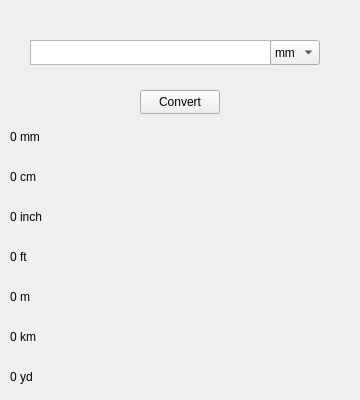
    <widget class="QWidget" name="page_3">
     <widget class="QLabel" name="label_12">
      <property name="geometry">
       <rect>
        <x>10</x>
        <y>130</y>
        <width>341</width>
        <height>21</height>
       </rect>
      </property>
      <property name="lineWidth">
       <number>0</number>
      </property>
      <property name="text">
       <string>0 mm</string>
      </property>
      <property name="alignment">
       <set>Qt::AlignLeading|Qt::AlignLeft|Qt::AlignTop</set>
      </property>
      <property name="margin">
       <number>2</number>
      </property>
      <property name="indent">
       <number>-1</number>
      </property>
     </widget>
     <widget class="QLabel" name="label_13">
      <property name="geometry">
       <rect>
        <x>10</x>
        <y>170</y>
        <width>341</width>
        <height>21</height>
       </rect>
      </property>
      <property name="lineWidth">
       <number>0</number>
      </property>
      <property name="text">
       <string>0 cm</string>
      </property>
      <property name="alignment">
       <set>Qt::AlignLeading|Qt::AlignLeft|Qt::AlignTop</set>
      </property>
      <property name="margin">
       <number>2</number>
      </property>
      <property name="indent">
       <number>-1</number>
      </property>
     </widget>
     <widget class="QLabel" name="label_14">
      <property name="geometry">
       <rect>
        <x>10</x>
        <y>210</y>
        <width>341</width>
        <height>21</height>
       </rect>
      </property>
      <property name="lineWidth">
       <number>0</number>
      </property>
      <property name="text">
       <string>0 inch</string>
      </property>
      <property name="alignment">
       <set>Qt::AlignLeading|Qt::AlignLeft|Qt::AlignTop</set>
      </property>
      <property name="margin">
       <number>2</number>
      </property>
      <property name="indent">
       <number>-1</number>
      </property>
     </widget>
     <widget class="QLabel" name="label_15">
      <property name="geometry">
       <rect>
        <x>10</x>
        <y>250</y>
        <width>341</width>
        <height>21</height>
       </rect>
      </property>
      <property name="lineWidth">
       <number>0</number>
      </property>
      <property name="text">
       <string>0 ft</string>
      </property>
      <property name="alignment">
       <set>Qt::AlignLeading|Qt::AlignLeft|Qt::AlignTop</set>
      </property>
      <property name="margin">
       <number>2</number>
      </property>
      <property name="indent">
       <number>-1</number>
      </property>
     </widget>
     <widget class="QLabel" name="label_16">
      <property name="geometry">
       <rect>
        <x>10</x>
        <y>290</y>
        <width>341</width>
        <height>20</height>
       </rect>
      </property>
      <property name="lineWidth">
       <number>0</number>
      </property>
      <property name="text">
       <string>0 m</string>
      </property>
      <property name="alignment">
       <set>Qt::AlignLeading|Qt::AlignLeft|Qt::AlignTop</set>
      </property>
      <property name="margin">
       <number>2</number>
      </property>
      <property name="indent">
       <number>-1</number>
      </property>
     </widget>
     <widget class="QLabel" name="label_17">
      <property name="geometry">
       <rect>
        <x>10</x>
        <y>330</y>
        <width>341</width>
        <height>21</height>
       </rect>
      </property>
      <property name="lineWidth">
       <number>0</number>
      </property>
      <property name="text">
       <string>0 km</string>
      </property>
      <property name="alignment">
       <set>Qt::AlignLeading|Qt::AlignLeft|Qt::AlignTop</set>
      </property>
      <property name="margin">
       <number>2</number>
      </property>
      <property name="indent">
       <number>-1</number>
      </property>
     </widget>
     <widget class="QPlainTextEdit" name="plainTextEdit_2">
      <property name="geometry">
       <rect>
        <x>30</x>
        <y>40</y>
        <width>241</width>
        <height>25</height>
       </rect>
      </property>
      <property name="font">
       <font>
        <family>Segoe UI</family>
        <pointsize>9</pointsize>
        <bold>true</bold>
       </font>
      </property>
      <property name="verticalScrollBarPolicy">
       <enum>Qt::ScrollBarAlwaysOff</enum>
      </property>
      <property name="horizontalScrollBarPolicy">
       <enum>Qt::ScrollBarAlwaysOff</enum>
      </property>
      <property name="plainText">
       <string/>
      </property>
     </widget>
     <widget class="QComboBox" name="comboBox1">
      <property name="geometry">
       <rect>
        <x>270</x>
        <y>40</y>
        <width>50</width>
        <height>25</height>
       </rect>
      </property>
      <item>
       <property name="text">
        <string>mm</string>
       </property>
      </item>
      <item>
       <property name="text">
        <string>cm</string>
       </property>
      </item>
      <item>
       <property name="text">
        <string>inch</string>
       </property>
      </item>
      <item>
       <property name="text">
        <string>ft</string>
       </property>
      </item>
      <item>
       <property name="text">
        <string>m</string>
       </property>
      </item>
      <item>
       <property name="text">
        <string>km</string>
       </property>
      </item>
      <item>
       <property name="text">
        <string>yd</string>
       </property>
      </item>
     </widget>
     <widget class="QPushButton" name="pushButton1">
      <property name="geometry">
       <rect>
        <x>140</x>
        <y>90</y>
        <width>80</width>
        <height>24</height>
       </rect>
      </property>
      <property name="text">
       <string>Convert</string>
      </property>
     </widget>
     <widget class="QLabel" name="label_60">
      <property name="geometry">
       <rect>
        <x>10</x>
        <y>370</y>
        <width>341</width>
        <height>21</height>
       </rect>
      </property>
      <property name="lineWidth">
       <number>0</number>
      </property>
      <property name="text">
       <string>0 yd</string>
      </property>
      <property name="alignment">
       <set>Qt::AlignLeading|Qt::AlignLeft|Qt::AlignTop</set>
      </property>
      <property name="margin">
       <number>2</number>
      </property>
      <property name="indent">
       <number>-1</number>
      </property>
     </widget>
    </widget>
